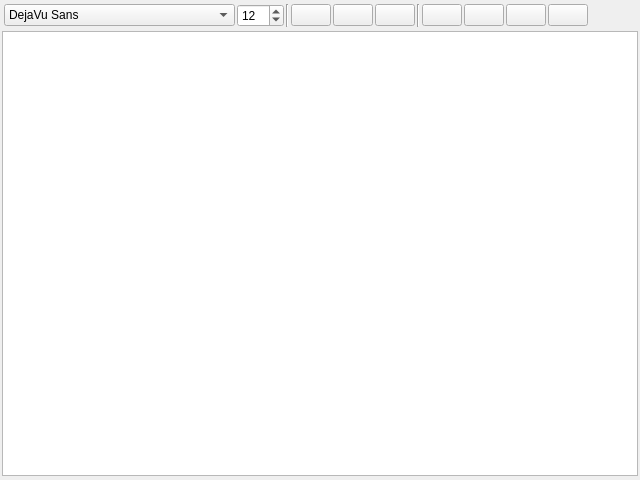
<?xml version="1.0" encoding="UTF-8"?>
<ui version="4.0">
 <class>TextWindow</class>
 <widget class="QWidget" name="TextWindow">
  <property name="geometry">
   <rect>
    <x>0</x>
    <y>0</y>
    <width>640</width>
    <height>480</height>
   </rect>
  </property>
  <property name="windowTitle">
   <string>I18N_TEXTWINDOW</string>
  </property>
  <layout class="QVBoxLayout" name="lay_textwindow">
   <property name="spacing">
    <number>2</number>
   </property>
   <property name="leftMargin">
    <number>2</number>
   </property>
   <property name="topMargin">
    <number>2</number>
   </property>
   <property name="rightMargin">
    <number>2</number>
   </property>
   <property name="bottomMargin">
    <number>2</number>
   </property>
   <item>
    <widget class="QWidget" name="wid_header" native="true">
     <layout class="QHBoxLayout" name="lay_header">
      <property name="spacing">
       <number>2</number>
      </property>
      <property name="leftMargin">
       <number>2</number>
      </property>
      <property name="topMargin">
       <number>2</number>
      </property>
      <property name="rightMargin">
       <number>2</number>
      </property>
      <property name="bottomMargin">
       <number>2</number>
      </property>
      <item>
       <widget class="QFontComboBox" name="btn_font">
        <property name="editable">
         <bool>false</bool>
        </property>
        <property name="currentText">
         <string notr="true">DejaVu Sans</string>
        </property>
       </widget>
      </item>
      <item>
       <widget class="QSpinBox" name="btn_fontsize">
        <property name="specialValueText">
         <string notr="true"/>
        </property>
        <property name="minimum">
         <number>3</number>
        </property>
        <property name="maximum">
         <number>100</number>
        </property>
        <property name="value">
         <number>12</number>
        </property>
       </widget>
      </item>
      <item>
       <widget class="Line" name="lin_header1">
        <property name="orientation">
         <enum>Qt::Vertical</enum>
        </property>
       </widget>
      </item>
      <item>
       <widget class="QPushButton" name="btn_font_bold">
        <property name="text">
         <string notr="true"/>
        </property>
        <property name="icon">
         <iconset resource="Resources.qrc">
          <normaloff>:/Icons/Format/TextBold</normaloff>:/Icons/Format/TextBold</iconset>
        </property>
        <property name="checkable">
         <bool>true</bool>
        </property>
       </widget>
      </item>
      <item>
       <widget class="QPushButton" name="btn_font_italic">
        <property name="text">
         <string notr="true"/>
        </property>
        <property name="icon">
         <iconset resource="Resources.qrc">
          <normaloff>:/Icons/Format/TextItalic</normaloff>:/Icons/Format/TextItalic</iconset>
        </property>
        <property name="checkable">
         <bool>true</bool>
        </property>
       </widget>
      </item>
      <item>
       <widget class="QPushButton" name="btn_font_underline">
        <property name="text">
         <string notr="true"/>
        </property>
        <property name="icon">
         <iconset resource="Resources.qrc">
          <normaloff>:/Icons/Format/TextUnderline</normaloff>:/Icons/Format/TextUnderline</iconset>
        </property>
        <property name="checkable">
         <bool>true</bool>
        </property>
       </widget>
      </item>
      <item>
       <widget class="Line" name="lin_header2">
        <property name="orientation">
         <enum>Qt::Vertical</enum>
        </property>
       </widget>
      </item>
      <item>
       <widget class="QPushButton" name="btn_align_left">
        <property name="text">
         <string notr="true"/>
        </property>
        <property name="icon">
         <iconset resource="Resources.qrc">
          <normaloff>:/Icons/Format/AlignLeft</normaloff>:/Icons/Format/AlignLeft</iconset>
        </property>
        <property name="checkable">
         <bool>true</bool>
        </property>
       </widget>
      </item>
      <item>
       <widget class="QPushButton" name="btn_align_center">
        <property name="text">
         <string notr="true"/>
        </property>
        <property name="icon">
         <iconset resource="Resources.qrc">
          <normaloff>:/Icons/Format/AlignCenter</normaloff>:/Icons/Format/AlignCenter</iconset>
        </property>
        <property name="checkable">
         <bool>true</bool>
        </property>
       </widget>
      </item>
      <item>
       <widget class="QPushButton" name="btn_align_right">
        <property name="text">
         <string notr="true"/>
        </property>
        <property name="icon">
         <iconset resource="Resources.qrc">
          <normaloff>:/Icons/Format/AlignRight</normaloff>:/Icons/Format/AlignRight</iconset>
        </property>
        <property name="checkable">
         <bool>true</bool>
        </property>
       </widget>
      </item>
      <item>
       <widget class="QPushButton" name="btn_align_justify">
        <property name="text">
         <string notr="true"/>
        </property>
        <property name="icon">
         <iconset resource="Resources.qrc">
          <normaloff>:/Icons/Format/AlignFill</normaloff>:/Icons/Format/AlignFill</iconset>
        </property>
        <property name="checkable">
         <bool>true</bool>
        </property>
       </widget>
      </item>
      <item>
       <spacer name="spa_header">
        <property name="orientation">
         <enum>Qt::Horizontal</enum>
        </property>
        <property name="sizeHint" stdset="0">
         <size>
          <width>40</width>
          <height>20</height>
         </size>
        </property>
       </spacer>
      </item>
     </layout>
    </widget>
   </item>
   <item>
    <widget class="QTextEdit" name="wid_text"/>
   </item>
   <item>
    <widget class="QWidget" name="wid_footer" native="true"/>
   </item>
  </layout>
 </widget>
 <resources>
  <include location="Resources.qrc"/>
 </resources>
 <connections/>
</ui>
